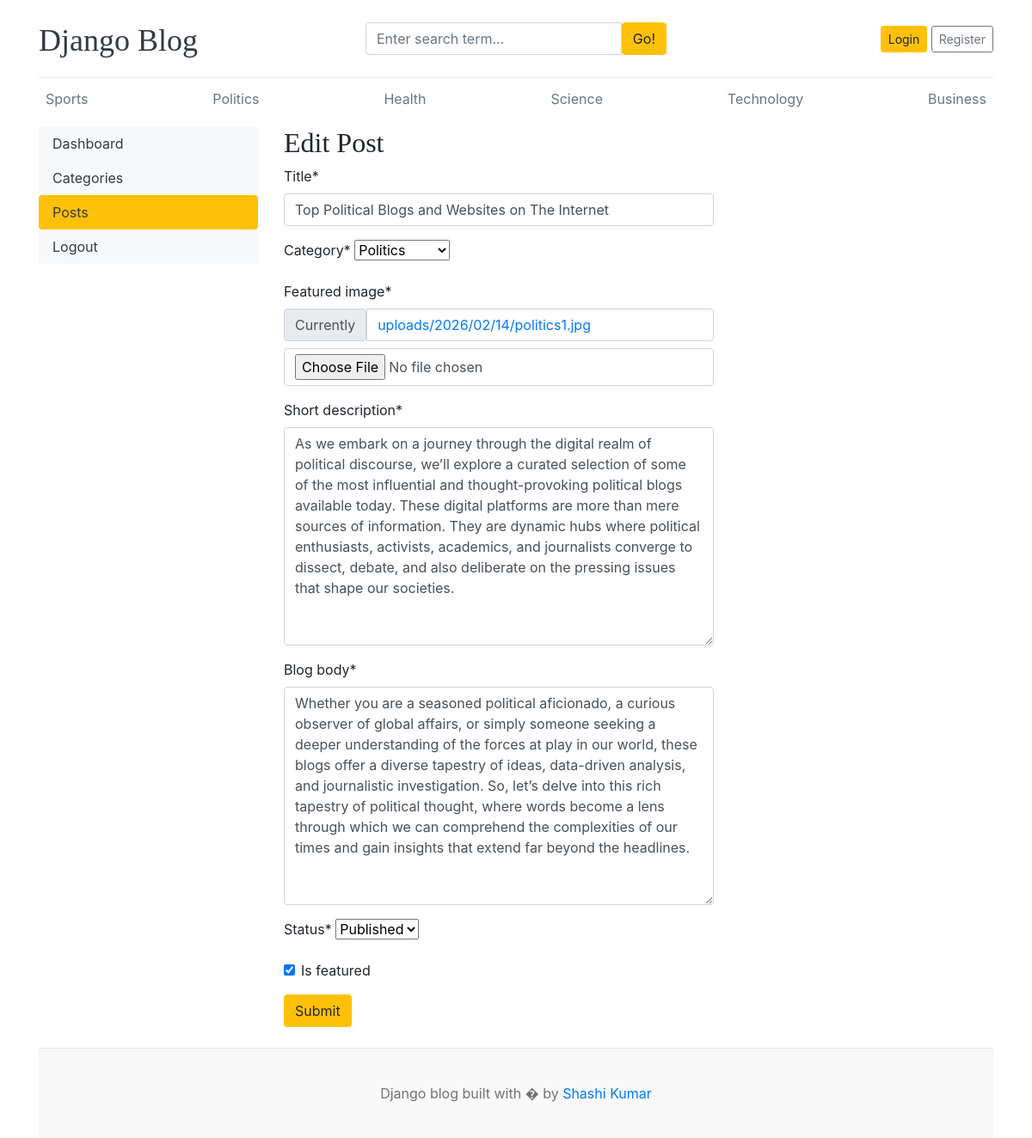
The page /dashboards/posts/edit/2/ on the database its author committed.
### blogs/models.py (models this page shows, shortened)
class Category(models.Model):
    category_name = models.CharField(max_length=50,unique=True)
    created_at = models.DateTimeField(auto_now_add=True)
    updated_at = models.DateTimeField(auto_now=True)
    class Meta:
        verbose_name_plural = 'Categories'
    def __str__(self):
        return self.category_name

class Blog(models.Model):
    title = models.CharField(max_length=100)
    slug = models.SlugField(max_length=150,unique=True,blank=True)
    category = models.ForeignKey(Category, on_delete=models.CASCADE)
    author = models.ForeignKey(User,on_delete=models.CASCADE)
    featured_image = models.ImageField(upload_to='uploads/%Y/%m/%d')
    short_description = models.TextField(max_length=500)
    blog_body = models.TextField(max_length=2000)
    status = models.CharField(max_length=20,choices=STATUS_CHOICES,default="Draft")
    is_featured = models.BooleanField(default=False)
    created_at = models.DateTimeField(auto_now_add=True)
    updated_at = models.DateTimeField(auto_now=True)

### dashboards/views.py (the view, shortened to what this page needs)
# urls.py: path('posts/edit/<int:pk>/',views.edit_post,name='edit_post'),
def edit_post(request,pk):
    post= get_object_or_404(Blog,pk=pk)
    form = BlogPostForm(instance=post)
    context ={
        'form' : form,
        'post' : post
    }
    return render(request,'dashboard/edit_post.html',context)

### dashboards/forms.py
class BlogPostForm(forms.ModelForm):
    class Meta:
        model = Blog
        fields = ('title','category','featured_image','short_description','blog_body','status','is_featured')

### blogs/context_processors.py (called while the page is built)
def get_categories(request):
    categories = Category.objects.all()
    return dict(categories=categories)

def get_social_links(request):
    social_links = SocialLink.objects.all()
    return dict(social_links=social_links)

### templates/dashboard/edit_post.html (shortened to what this page needs)
{% extends 'base.html' %}
{% block content %}
{% load crispy_forms_tags %}
<div class="row">
     {% include 'dashboard/sidebar.html' %}
     <div class="col-md-9">
        <h2>Edit Post</h2>
        <form action="{% url 'edit_post' post.id %}" method="POST" style="width: 500px;">
            {{ form | crispy }}
            <button type="submit" class="btn btn-warning">Submit</button>
        </form>
        <br>
    </div>
</div>
{% endblock %}

### templates/base.html (shortened to what this page needs)
{% load static %}
<!DOCTYPE html>
<html lang="en">
<head>
    <link href="https://getbootstrap.com/docs/4.0/dist/css/bootstrap.min.css" rel="stylesheet">
    <link href="{% static 'css/blog.css' %}" rel="stylesheet">
    <link rel="stylesheet" href="https://cdnjs.cloudflare.com/ajax/libs/font-awesome/4.7.0/css/font-awesome.min.css">
  </head>
<body>
    <div class="container">
      <header class="blog-header py-3">
        <div class="row flex-nowrap justify-content-between align-items-center">
          <div class="col-4 pt-1">
            <a class="blog-header-logo text-dark" href="/">Django Blog</a>
          </div>
          <div class="col-4">
            <form action="{% url 'search' %}" method="GET">
                <div class="input-group">
                    <input class="form-control" type="text" name="keyword" value="{{ keyword }}"placeholder="Enter search term..." aria-label="Enter search term..." aria-describedby="button-search" />
                    <button type="submit" class="btn btn-warning" id="button-search" type="button">Go!</button>
                </div>
            </form>
          </div>
          <div class="col-4 d-flex justify-content-end align-items-center">
            {% if not user.is_authenticated %}
            <a class="btn btn-sm btn-warning" href="{% url 'login' %}">Login</a> &nbsp;
            <a class="btn btn-sm btn-outline-secondary" href="{% url 'register' %}">Register</a>
            {% else %}
            <a href="{% url 'dashboard' %}">Dashboard</a>
            &emsp;
            <span><a href="{% url 'logout' %}">Logout</a></span>
            {% endif %}
          </div>
        </div>
      </header>
      <div class="nav-scroller py-1 mb-2">
        <nav class="nav d-flex justify-content-between">
          {% for cat in categories %}
          <a class="p-2 text-muted" href="{% url 'posts_by_category' cat.id %}">{{ cat.category_name }}</a>
          {% endfor %}
        </nav>
      </div>
 {% block content %}
 {% endblock %}
<footer class="blog-footer">
    <p>Django blog built with � by <a href="#">Shashi Kumar</a></p>
  </footer>
  </body>
  </html>

### blog_main/static/css/blog.css (style rules this page uses)
.blog-header { border-bottom: 1px solid #e5e5e5; }
.blog-header-logo { font-family: "Playfair Display", Georgia, "Times New Roman", serif; font-size: 2.25rem; }
h1, h2, h3, h4, h5, h6 { font-family: "Playfair Display", Georgia, "Times New Roman", serif; }
.blog-footer { padding: 2.5rem 0; color: #727272; text-align: center; background-color: #f9f9f9; border-top: .05rem solid #e5e5e5; }
.blog-footer p:last-child { margin-bottom: 0; }

### rows shown on the page
Category: category_name "Sports"
Category: category_name "Politics"
Category: category_name "Health"
Category: category_name "Science"
Category: category_name "Technology"
Category: category_name "Business"
Blog: title "Top Political Blogs and Websites on The Internet", category "Politics", short_description "As we embark on a journey through the digital realm of political discourse, we’ll explore a curated selection of some of the most influential and thought-provoking political blogs available today. These digital platforms are more than mere sources of information. They are dynamic hubs where political enthusiasts, activists, academics, and journalists converge to dissect, debate, and also deliberate on the pressing issues that shape our societies.", blog_body "Whether you are a seasoned political aficionado, a curious observer of global affairs, or simply someone seeking a deeper understanding of the forces at play in our world, these blogs offer a diverse tapestry of ideas, data-driven analysis, and journalistic investigation. So, let’s delve into this rich tapestry of political thought, where words become a lens through which we can comprehend the complexities of our times and gain insights that extend far beyond the headlines.", status "Published", is_featured "☑"
